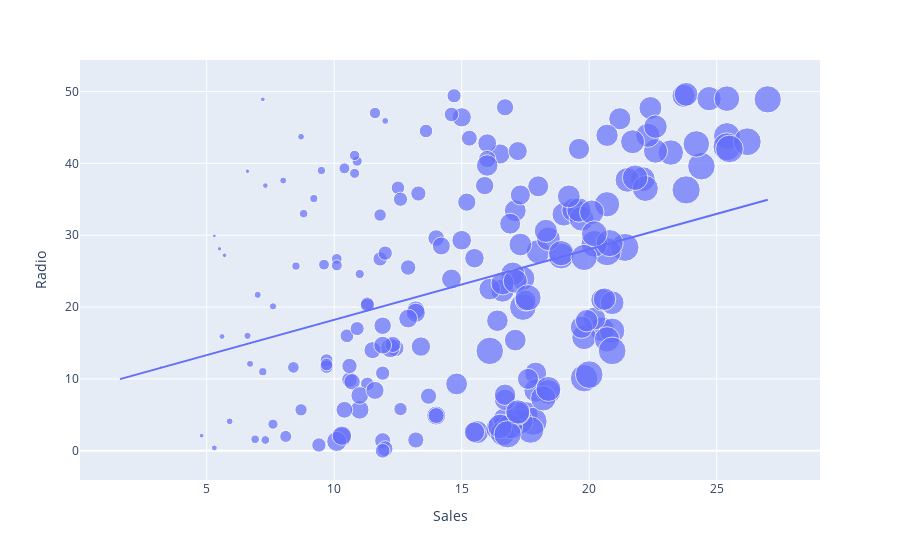

Source (notebook cell):
### Markdown cell above
# Scatter plot relationship between the amount spent on advertising an radio and amount sold

### Code cell
import plotly.express as px
import plotly.graph_objects as go
figure=px.scatter(data_frame=df,x='Sales',y="Radio",size="TV",trendline="ols")
figure.show()

### Figure 1 — Plotly figure (JSON) as saved in the notebook; plotly's stock layout.template omitted (floating-point values rounded to 4 significant figures; data arrays with more than 128 entries replaced by an {"elided": "..."} marker saying what was removed)
{"data": [{"hovertemplate": "Sales=%{x}<br>Radio=%{y}<br>TV=%{marker.size}<extra></extra>", "legendgroup": "", "marker": {"color": "#636efa", "size": {"elided": "200 float values"}, "sizemode": "area", "sizeref": 0.741, "symbol": "circle"}, "mode": "markers", "name": "", "orientation": "v", "showlegend": false, "type": "scatter", "x": {"elided": "200 float values"}, "xaxis": "x", "y": {"elided": "200 float values"}, "yaxis": "y"}, {"hovertemplate": "<b>OLS trendline</b><br>Radio = 0.982402 * Sales + 8.39977<br>R<sup>2</sup>=0.122242<br><br>Sales=%{x}<br>Radio=%{y} <b>(trend)</b><extra></extra>", "legendgroup": "", "marker": {"color": "#636efa", "symbol": "circle"}, "mode": "lines", "name": "", "showlegend": false, "type": "scatter", "x": {"elided": "200 float values"}, "xaxis": "x", "y": {"elided": "200 float values"}, "yaxis": "y"}], "layout": {"legend": {"itemsizing": "constant", "tracegroupgap": 0}, "margin": {"t": 60}, "xaxis": {"anchor": "y", "domain": [0, 1], "title": {"text": "Sales"}}, "yaxis": {"anchor": "x", "domain": [0, 1], "title": {"text": "Radio"}}}}
